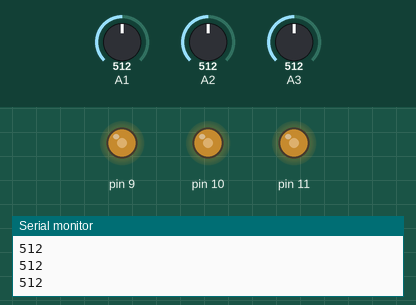
Bench run of a sketch on a simulated Arduino Uno, built with avr-gcc and run on an emulated ATmega328P. Parts: output pins drawn as LEDs (lit = HIGH), the last lines printed to the serial monitor. The inputs (shaded band) are chosen by the test bench; at power-on: A1 = 512, A3 = 512, A2 = 512.

Above: at 1.2 s.
1.3 s: A1 set to 716
At 1.9 s:
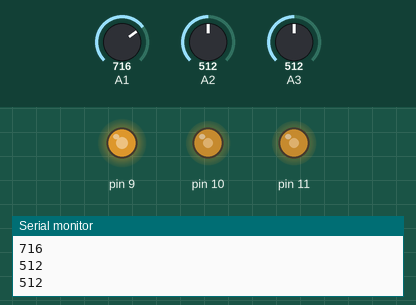
2.8 s: A3 set to 716
At 4.0 s:
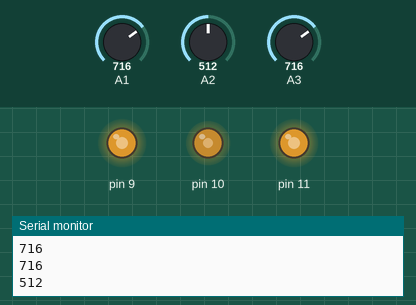
4.3 s: A2 set to 900
At 5.2 s:
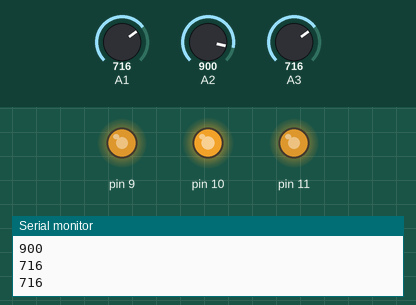
5.8 s: A1 set to 900
At 6.8 s:
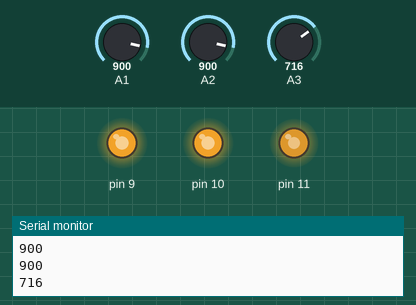
7.3 s: A3 set to 511
At 7.9 s:
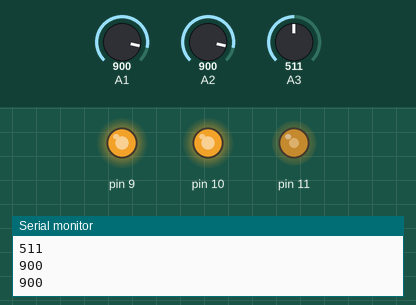
8.8 s: A2 set to 716
At 10.1 s:
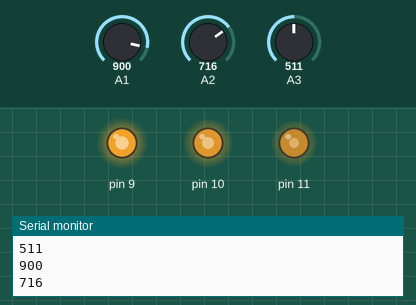
Timing chart, 0 to 11.3 s (numbered marks = the images above; inputs shaded):
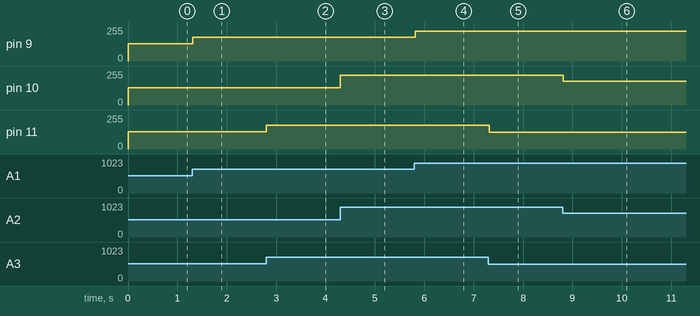

Measured:
- after the input at 1.3 s, pin 9: 128/255 → 179/255 at once
- after the input at 2.8 s, pin 11: 128/255 → 179/255 at once
- after the input at 4.3 s, pin 10: 128/255 → 225/255 at once
- after the input at 5.8 s, pin 9: 179/255 → 225/255 at once
- after the input at 7.3 s, pin 11: 179/255 → 127/255 at once
- after the input at 8.8 s, pin 10: 225/255 → 179/255 at once

The sketch:

sketch_may19d.ino
```cpp
void setup() {
  pinMode(9, OUTPUT);
  pinMode(10, OUTPUT);
  pinMode(11, OUTPUT);
  Serial.begin(9600);
}

void loop() {
  analogWrite(9,analogRead(A1)/4);
  analogWrite(10,analogRead(A2)/4);
  analogWrite(11,analogRead(A3)/4);
  Serial.println(analogRead(A1));
  Serial.println(analogRead(A2));
  Serial.println(analogRead(A3));
}
```
